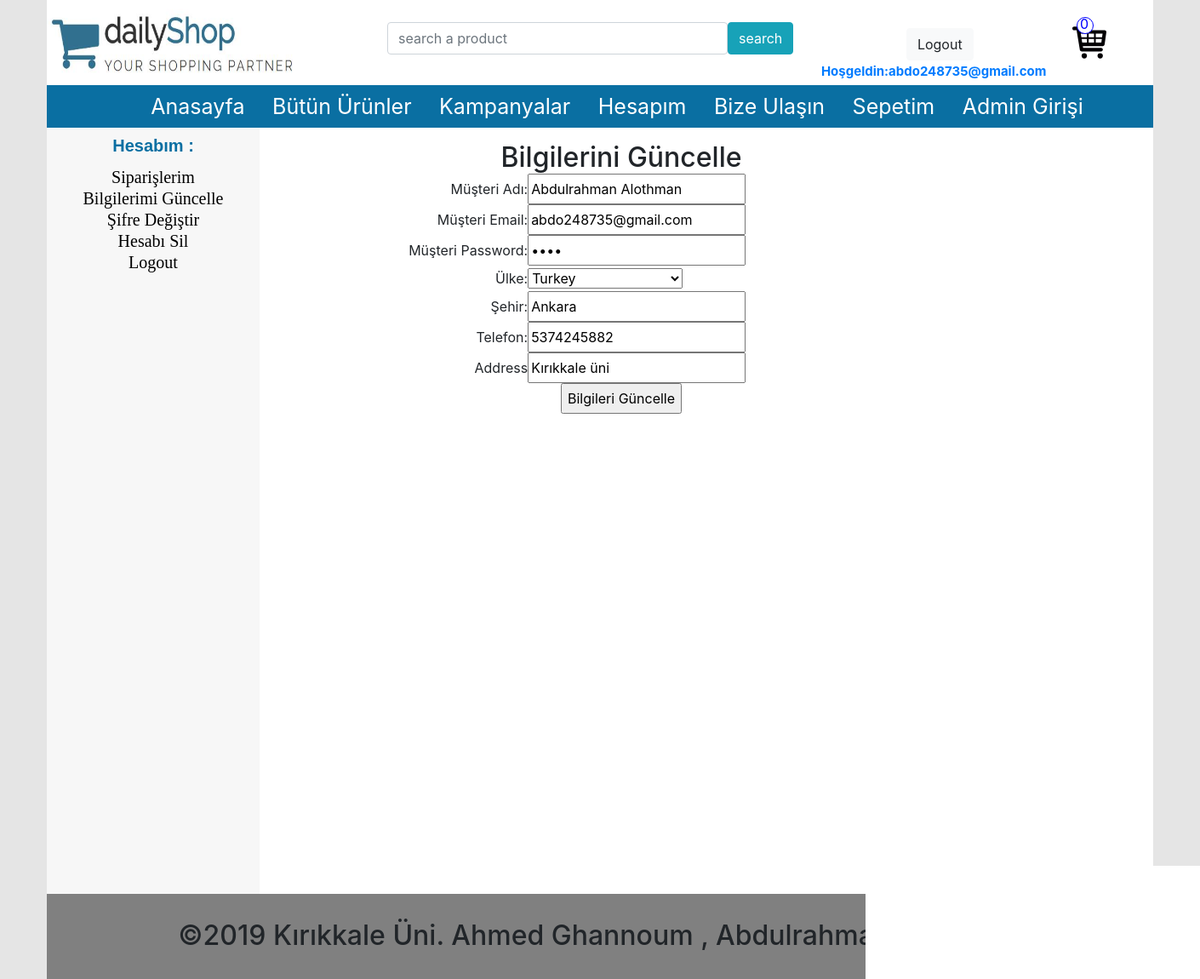
Screenshot of /customer/my_account.php?edit_account (signed in) with the database file from the repository.
### tables this page shows
CREATE TABLE `customers` (
  `customer_id` int(10) NOT NULL,
  `customer_ip` varchar(255) NOT NULL,
  `customer_name` text NOT NULL,
  `customer_email` varchar(100) NOT NULL,
  `customer_pass` varchar(100) NOT NULL,
  `customer_country` text NOT NULL,
  `customer_city` text NOT NULL,
  `customer_contact` varchar(255) NOT NULL,
  `customer_address` text NOT NULL,
  `customer_image` text NOT NULL
);

### customer/edit_account.php (the view, shortened to what this page needs)
<?php
		include("includes/db.php");
		$user = $_SESSION['customer_email'];
		$get_customer = "select * from customers where customer_email='$user'";
		$run_customer = mysqli_query($con, $get_customer);
		$row_customer = mysqli_fetch_array($run_customer);
		$name = $row_customer['customer_name'];
		$email = $row_customer['customer_email'];
		$pass = $row_customer['customer_pass'];
		$country = $row_customer['customer_country'];
		$city = $row_customer['customer_city'];
		$contact = $row_customer['customer_contact'];
		$address= $row_customer['customer_address'];
?>
<form action="" method="post" enctype="multipart/form-data">
			<table align="center" width="750" style="line-height: 30px; ">
				<tr align="center">
					<td colspan="6"><h2>Bilgilerini Güncelle</h2></td>
				</tr>
				<br>
				<tr>
					<td align="right">Müşteri Adı:</td>
					<td><input type="text" name="c_name" value="<?php echo $name;?>" required/></td>
				</tr>
				<tr>
					<td align="right">Müşteri Email:</td>
					<td><input type="text" name="c_email" value="<?php echo $email;?>" required/></td>
				</tr>
				<tr>
					<td align="right">Müşteri Password:</td>
					<td><input type="password" name="c_pass" value="<?php echo $pass;?>" required/></td>
				</tr>
				<tr>
					<td align="right">Ülke:</td>
					<td>
					<select name="c_country" >
						<option><?php echo $country; ?></option>
					</select>
					</td>
				</tr>
				<tr>
					<td align="right">Şehir:</td>
					<td><input type="text" name="c_city" value="<?php echo $city;?>"/></td>
				</tr>
				<tr>
					<td align="right">Telefon:</td>
					<td><input type="text" name="c_contact" value="<?php echo $contact;?>"/></td>
				</tr>
				<tr>
					<td align="right">Address</td>
					<td><input type="text" name="c_address" value="<?php echo $address;?>"/></td>
				</tr>
			<tr align="center">
				<td colspan="6"><input type="submit" name="update" value="Bilgileri Güncelle" /></td>
			</tr>
			</table>
		</form>

### customer/styles/style.css (style rules this page uses)
html, body, div, span, applet, object, iframe, h1, h2, h3, h4, h5, h6, p, blockquote, pre, a, abbr, acronym, address, big, cite, code, del, dfn, em, img, ins, kbd, q, s, samp, small, strike, strong, sub, sup, tt, var, b, u, i, dl, dt, dd, ol, ul, li, fieldset, form, label, legend, table, caption, tbody, tfoot, thead, tr, th, td, article, aside, canvas, details, embed, figure, figcaption, footer, header, hgroup, menu, nav, output, section, summary, time, mark, audio, video { margin: 0; padding: 0; border: 0; vertical-align: baseline; }
body { line-height: 1; }
table { border-collapse: collapse; border-spacing: 0; }
body { background-color: #e5e5e5; }

### rows the page displays
customers: c_name "Abdulrahman Alothman", c_email "abdo248735@gmail.com", c_country "Turkey", c_city "Ankara", c_contact "5374245882", c_address "Kırıkkale üni"

### other values shown
$count_items "0"
$_SESSION['customer_email'] "abdo248735@gmail.com"
